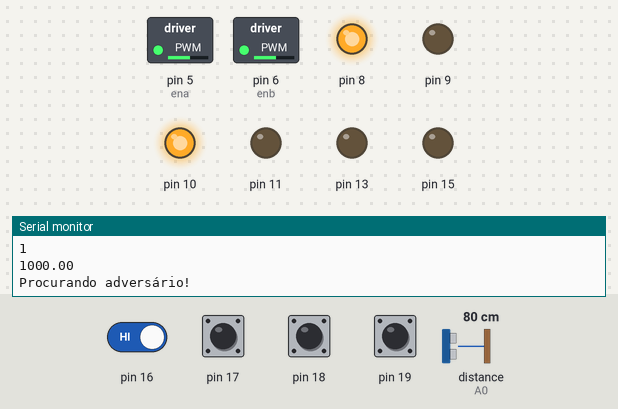
A sketch run on a simulated Arduino Uno, built with avr-gcc and run on an emulated ATmega328P. Parts: switched loads named in the sketch (green lamp = pin HIGH), output pins drawn as LEDs (lit = HIGH), the last lines printed to the serial monitor. Dashed ring = blinking. The inputs (shaded band) are chosen by the test bench; at power-on: pin 16–19 HIGH, distance to the obstacle (sensor on A0) 80 cm. The echo pulse lasts 58.3 µs per cm.

Above: at 3.2 s.
3.3 s: distance to the obstacle (sensor on A0) set to 10 cm
6.9 s: distance to the obstacle (sensor on A0) set to 7 cm
At 8.4 s:
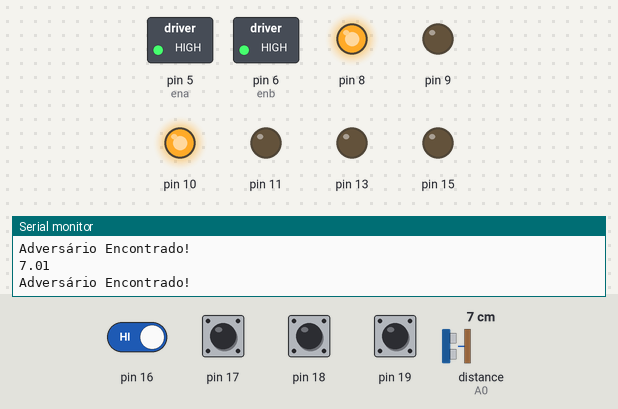
8.7 s: pin 16 driven LOW
At 9.1 s:
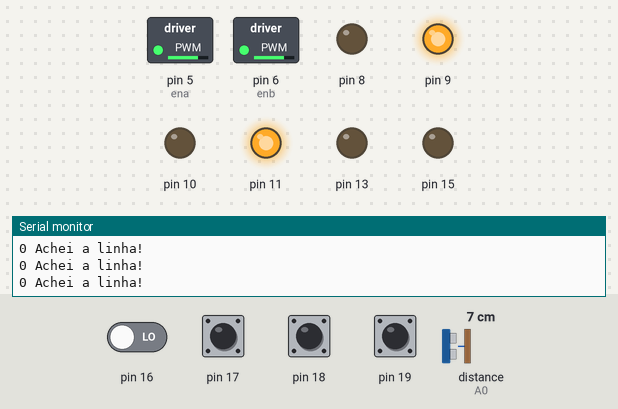
10.2 s: pin 16 driven HIGH
At 10.8 s:
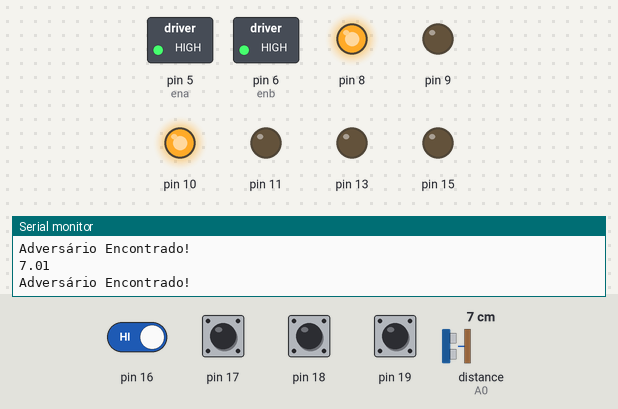
11.7 s: distance to the obstacle (sensor on A0) set to 9 cm
At 12.32 s:
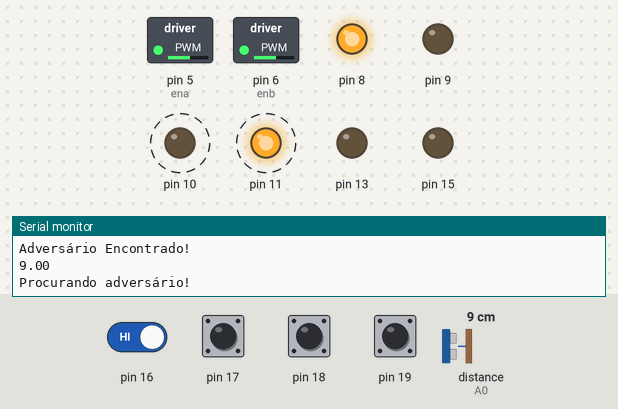
Timing chart, 0 to 16.2 s (numbered marks = the images above; inputs shaded):
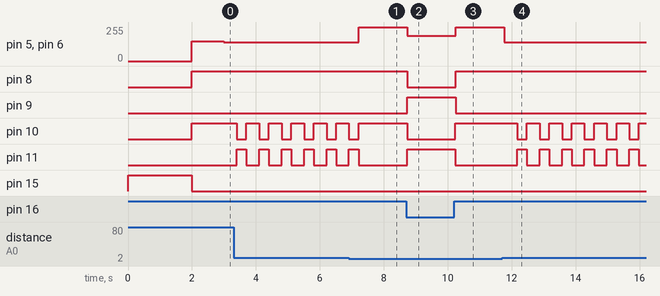

The sketch:

Menec_V3.0.ino
```cpp
//===========================================================================
// --- mapeamento de hardware ---
int ena  = 5,                     //define ena  como digital  5(PD5)
    enb  = 6,                     //define enb  como digital  6(PD6)
    in1  = (1 << PORTB0),         //define in1  como digital  8(PB0)
    in2  = (1 << PORTB1),         //define in2  como digital  9(PB1)
    in3  = (1 << PORTB2),         //define in3  como digital 10(PB2)
    in4  = (1 << PORTB3),         //define in4  como digital 11(PB3)
    led  = (1 << PORTB5),         //define led  como digital 13(PB5)
    echo = (1 << PORTC0),         //define echo como digital 14(PC0)
    trig = (1 << PORTC1),         //define trig como digital 15(PC1)
    sens = (1 << PORTC2);         //define sens como digital 16(PC2)


//===========================================================================
// --- constantes globais ---
#define forward 1
#define backward 2
#define left 3
#define right 4


//===========================================================================
// --- variáveis globais ---
bool sensor,
     estado,
     flag = false;
int  pwma = 150,
     pwmb = 150;


//===========================================================================
// --- Protótipo das funções ---
int adConv(int input);
void motorConfig(int option);
float distanceMeasure();
void search();
void settings();


//===========================================================================
// --- Interrupção ---
ISR(TIMER1_OVF_vect) {
  TCNT1 = 0xc17f;

  static int cont = 0, cont2;
  cont++;

  if (cont == 50) {
    sensor = PINC & sens;
    if (sensor != estado) {
      Serial.print(sensor);
      Serial.println(" Achei a linha!");
      flag = true;
      pwma=pwmb=190;
      motorConfig(backward);
    }
    cont = 0;
  }

  if (flag) {
    cont2++;
    if (cont2 == 100){
      motorConfig(left);
      flag = false;
      cont2=0;
    }
  }
}//end ISR


//===========================================================================
// --- Função Principal ---
void setup() {
  settings();
  estado = PINC & sens;
  Serial.println(estado);
  delay(2000);
  motorConfig(forward);

}


//===========================================================================
// --- Loop infinito ---
void loop() {
  float  dist=distanceMeasure();

  if ((sensor == estado) && (flag==false)){
    Serial.println(dist);
    /*Serial.print(sensor);
    Serial.print(" ");
    Serial.println(estado);*/
    if (dist < 9) {
      Serial.println("Adversário Encontrado!");
      pwma=pwmb=255;
      motorConfig(forward);
    } else {
      Serial.println("Procurando adversário!");
      pwma=pwmb=140;
      search();
    }
  }
  delay(100);
}


//===========================================================================
// --- motorConfig ---
void motorConfig(int option) {
  analogWrite(ena, pwma);
  analogWrite(enb, pwmb);
  switch (option) {
    case forward:
      PORTB |=  in1;
      PORTB &= ~in2;
      PORTB |=  in3;
      PORTB &= ~in4;
      //Serial.println("frente");
      break;

    case backward:
      PORTB &= ~in1;
      PORTB |=  in2;
      PORTB &= ~in3;
      PORTB |=  in4;
      //Serial.println("Trás");
      break;

    case left:
      PORTB &= ~in1;
      PORTB |=  in2;
      PORTB |=  in3;
      PORTB &= ~in4;
      //Serial.println("Esquerda");
      break;

    case right:
      PORTB |=  in1;
      PORTB &= ~in2;
      PORTB &= ~in3;
      PORTB |=  in4;
      //Serial.println("Direita");
      break;

    default:
      Serial.println("Algo deu errado");
      break;
  }//end switch
}//end motorConfig


//===========================================================================
// --- distanceMeasure ---
float distanceMeasure() {
  float pulse, dist;
  PORTC |= trig;
  delayMicroseconds(10);
  PORTC &= ~trig;
  pulse = pulseIn(A0, HIGH);
  (pulse / 58.2) ? dist = pulse / 58.2 : dist = 1000;
  return dist;
}//end distanceMeasure


//===========================================================================
// --- search ---
void search() {
  motorConfig(forward);
  delay(400);
  motorConfig(right);
  delay(200);
}//end search


//===========================================================================
// --- settings ---
void settings() {

  cli();
  Serial.begin(9600);

  DDRB  |=  led;
  PORTB &= ~led;

  DDRD  |=  (1 << PORTD5);   //inicializa pwm1 como saída
  DDRD  |=  (1 << PORTD6);   //inicializa pwm2 como saída
  PORTD &= ~(1 << PORTD5);   //inicializa pwm1 com nível lógico baixo
  PORTD &= ~(1 << PORTD6);   //inicializa pwm2 com nível lógico baixo

  DDRB  |=  in1;             //inicializa in1 como saída
  DDRB  |=  in2;             //inicializa in2 como saída
  DDRB  |=  in3;             //inicializa in3 como saída
  DDRB  |=  in4;             //inicializa in4 como saída
  PORTB &= ~in1;             //inicializa in1 com nivel lógico baixo
  PORTB &= ~in2;             //inicializa in2 com nivel lógico baixo
  PORTB &= ~in3;             //inicializa in3 com nivel lógico baixo
  PORTB &= ~in4;             //inicializa in4 com nivel lógico baixo

  DDRC  |=  trig;             //inicializa trigger como saída
  DDRC  &= ~echo;             //inicializa echo como entrada
  DDRC  &= ~sens;             //inicializa sens como entrada
  PORTC |=  trig;             //inicializa trigger com nivel lógico baixo

  TCCR1A = 0x00;             //inicializa o timer1 no modo normal
  TCCR1B = 0x01;             //define prescaler como 1
  TCNT1  = 0xc17f;           //inicializa o timer1 com 49535
  TIMSK1 = 0x01;             //habilita interrupção por overflow

  ADCSRA = 0x93;             //configura o registrador
  ADMUX = 0x40;              //habilita Vref, deleciona canal A0
  sei();
}//end settings
```

Measured:
- the behaviour switches between 9 and 8 cm on distance to the obstacle (sensor on A0) (found by bisection; images 0 and 1)
- after the input at 6.9 s, pin 5 (ena), pin 6 (enb): 140/255 → 255/255 after 0.31 s; pin 10: goes on until 7.2 s, then stays HIGH; pin 11: goes on until 7.2 s, then stays LOW
- after the input at 8.7 s, pin 5 (ena), pin 6 (enb): 255/255 → 190/255 at once; pin 8, pin 10: HIGH → LOW at once; pin 9, pin 11: LOW → HIGH at once
- after the input at 10.2 s, pin 5 (ena), pin 6 (enb): 190/255 → 255/255 after 0.05 s; pin 8: LOW → HIGH after 0.05 s; pin 9: HIGH → LOW after 0.05 s; pin 10: LOW → HIGH at once; pin 11: HIGH → LOW at once
- after the input at 11.7 s, pin 5 (ena), pin 6 (enb): 255/255 → 140/255 after 0.07 s; pin 10: alternates HIGH for 0.40 s and LOW for 0.30 s, starting after 0.47 s; pin 11: alternates HIGH for 0.30 s and LOW for 0.40 s, starting after 0.47 s
- by itself, pin 10: alternates HIGH for 0.40 s and LOW for 0.30 s
- by itself, pin 11: alternates HIGH for 0.30 s and LOW for 0.40 s
